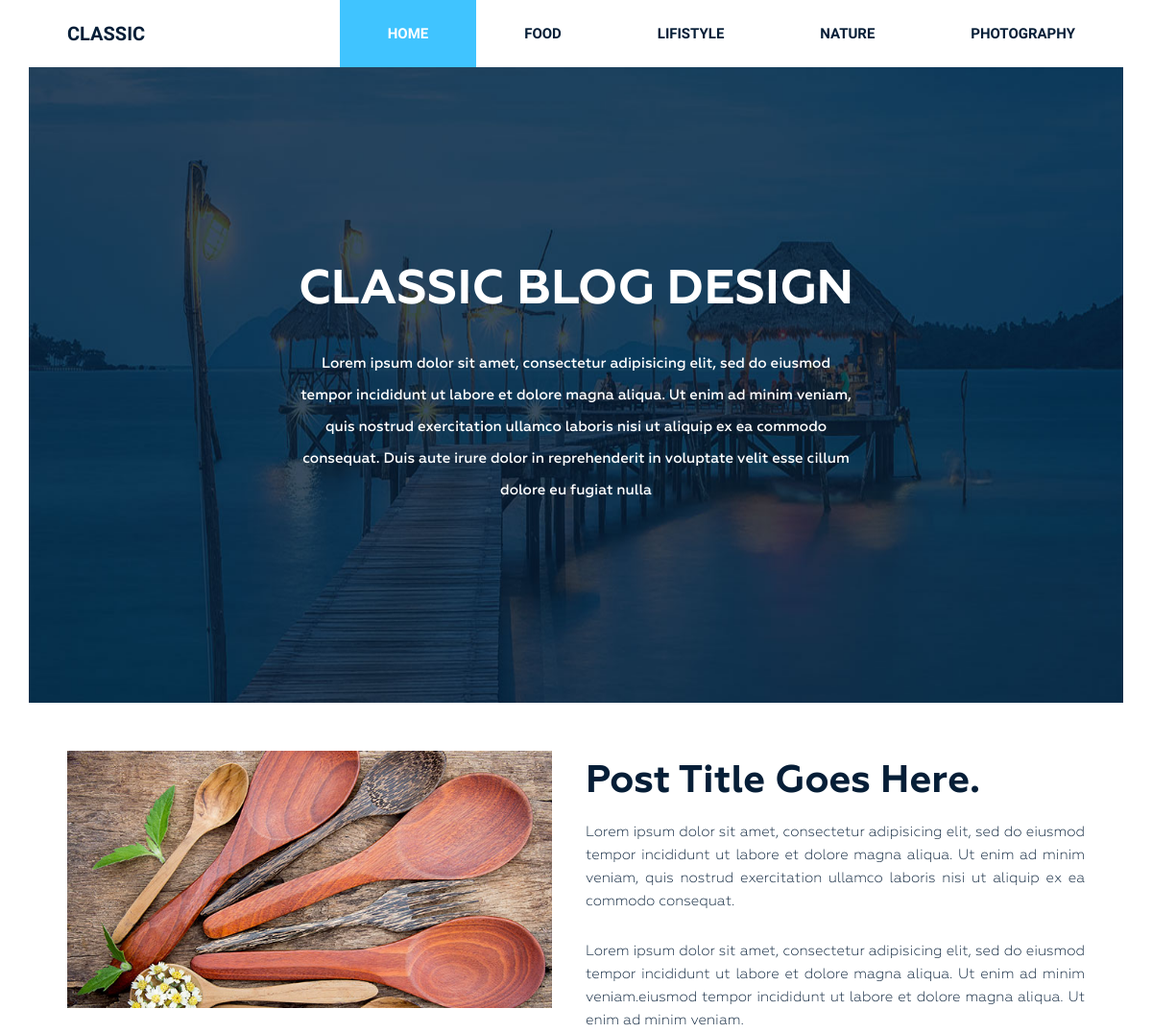
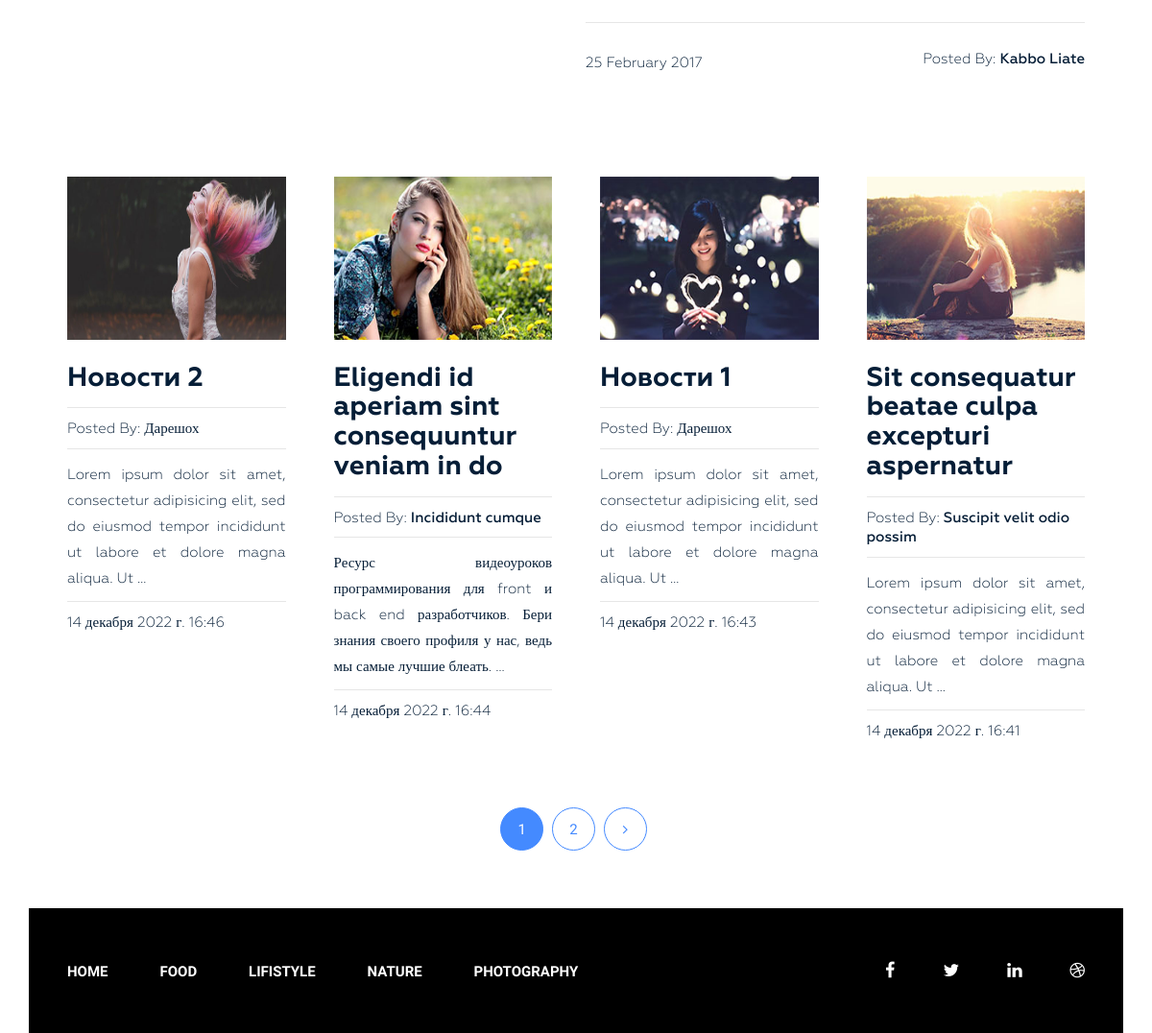
The page / on the database its author committed (2 pictures, top to bottom).
### blog/models.py (models this page shows, shortened)
class Category(models.Model):
    title = models.CharField(max_length=255)
    slug = models.SlugField(max_length=255, verbose_name='Url', unique=True)
    class Meta:
        ordering = ['title']
        verbose_name = 'Категория'
        verbose_name_plural = 'Категории'
    def get_absolute_url(self):
        return reverse('categories.show', kwargs={'slug': self.slug})

class Post(models.Model):
    title = models.CharField(max_length=255, verbose_name='Загаловка')
    slug = models.SlugField(max_length=255, verbose_name='Url', unique=True)
    author = models.CharField(max_length=100)
    content = models.TextField(blank=True, verbose_name='Описание')
    created_at = models.DateTimeField(auto_now_add=True, verbose_name='Опубликовано')
    photo = models.ImageField(upload_to='photos/%Y/%m/%d/', blank=True)
    views = models.IntegerField(default=0, verbose_name='Кол-во просмотров')
    category = models.ForeignKey(Category, on_delete=models.PROTECT, related_name='posts', verbose_name='Категория')
    tags = models.ManyToManyField(Tag, blank=True, related_name='posts', verbose_name='Теги')
    def get_absolute_url(self):
        return reverse('posts.show', kwargs={'slug': self.slug})
    class Meta:
        ordering = ['-created_at']
        verbose_name = 'Статья'
        verbose_name_plural = 'Статьи'

### blog/views.py (the view)
# urls.py: path('', HomeListView.as_view(), name='home'),
class HomeListView(ListView):
    model = Post
    template_name = 'blog/index.html'
    context_object_name = 'posts'
    paginate_by = 4
    allow_empty = False
    def get_context_data(self, **kwargs):
        context = super().get_context_data(**kwargs)
        context["title"] = 'Classic Blog Design'
        return context

### blog/templatetags/menu.py (called while the page is built)
@register.inclusion_tag('blog/munu_tpl.html')
def show_menu(menu_class = 'menu'):
    categories = Category.objects.all()
    return {"categories": categories, "menu_class": menu_class}

### blog/templates/blog/index.html (shortened to what this page needs)
{% extends 'base.html' %}
{% block content %} {% load static %}
<section class="bg-text-area">
  <div class="container">
    <div class="row">
      <div class="col-md-12">
        <div class="bg-text">
          <h3>Classic BLOG Design</h3>
          <p>
            Lorem ipsum dolor sit amet, consectetur adipisicing elit, sed do
            eiusmod tempor incididunt ut labore et dolore magna aliqua. Ut enim
            ad minim veniam, quis nostrud exercitation ullamco laboris nisi ut
            aliquip ex ea commodo consequat. Duis aute irure dolor in
            reprehenderit in voluptate velit esse cillum dolore eu fugiat nulla
          </p>
        </div>
      </div>
    </div>
  </div>
</section>
<section class="blog-post-area">
  <div class="container">
    <div class="row">
      <div class="blog-post-area-style">
        <div class="col-md-12">
          <div class="single-post-big">
            <div class="big-image">
              <img src="{% static 'img/post-image1.jpg' %}" alt="" />
            </div>
            <div class="big-text">
              <h3><a href="#">Post Title Goes Here.</a></h3>
              <p>
                Lorem ipsum dolor sit amet, consectetur adipisicing elit, sed do
                eiusmod tempor incididunt ut labore et dolore magna aliqua. Ut
                enim ad minim veniam, quis nostrud exercitation ullamco laboris
                nisi ut aliquip ex ea commodo consequat.
              </p>
              <p>
                Lorem ipsum dolor sit amet, consectetur adipisicing elit, sed do
                eiusmod tempor incididunt ut labore et dolore magna aliqua. Ut
                enim ad minim veniam.eiusmod tempor incididunt ut labore et
                dolore magna aliqua. Ut enim ad minim veniam.
              </p>
              <h4>
                <span class="date">25 February 2017</span
                ><span class="author"
                  >Posted By: <span class="author-name">Kabbo Liate</span></span
                >
              </h4>
            </div>
          </div>
        </div>
        {% for post in posts %}
        <div class="col-md-3">
          <div class="single-post">
            {% if post.photo %}
            <img src="{{ post.photo.url }}" alt="" height="170">
            {% else %}
              <img src="https://picsum.photos/200" alt="">
            {% endif %}
            <h3><a href="{{ post.get_absolute_url }}">{{ post.title|slice:"0:50" }}</a></h3>
            <h4>
              <span
                >Posted By: <span class="author-name">{{ post.author }}</span></span
              >
            </h4>
              {{ post.content|truncatewords_html:20|safe }}
            <h4><span>{{ post.created_at }}</span></h4>
          </div>
        </div>
        {% endfor %}
      </div>
    </div>
  </div>
 {% include 'inc/_pagination.html' %}
</section>
{% endblock %}

### blog/templates/blog/munu_tpl.html
<div class="{{ menu_class }}">
  <ul>
    <li>
      <a href="{% url 'home' %}">Home</a>
    </li>
    {% for item in categories %}
    <li>
      <a href="{{ item.get_absolute_url }}">{{ item.title }}</a>
    </li>
    {% endfor %}
  </ul>
</div>

### siteblog/static/style.css (style rules this page uses)
.wrapper header.header .menu { margin: 0 }
.wrapper header.header .menu ul { float: right; margin: 0; padding: 0; margin-right: 4px; }
.wrapper header.header .menu ul li { display: inline-block; list-style: outside none none; margin: 0 -4px 0 0; }
.wrapper header.header .menu ul li a { color: rgb(6, 30, 55); font-family: "Raleway", sans-serif; font-size: 15px; font-weight: 600; line-height: 70px; padding: 26px 50px; text-decoration: none; text-transform: uppercase; }
.wrapper header.header .menu ul li.active a { background: #40c4ff; color: #fff; }
.wrapper section.bg-text-area .bg-text { background-image: url(img/bg-iamges.jpg); background-size: 100% 100%; padding: 205px 280px; }
.wrapper section.bg-text-area .bg-text h3 { color: #fff; font-family: Geometria; font-size: 50px; font-weight: 700; text-align: center; text-transform: uppercase; margin: 0; }
.wrapper section.bg-text-area .bg-text p { color: #fff; font-family: Geometria; font-size: 15px; font-weight: 500; line-height: 33px; margin: 32px 0 0; text-align: center; }
section.blog-post-area { margin-top: 50px; }
section.blog-post-area .big-image { float: left; width: 50%; padding-right: 35px; }
section.blog-post-area .big-text { float: right; width: 50%; padding-right: 20px; }
section.blog-post-area img { width: 100%; }
section.blog-post-area .big-text h3 { margin: 10px 0 0; }
section.blog-post-area .big-text h3 a { font-family: Geometria; font-weight: 700; font-size: 40px; color: #061e37; text-decoration: none; }
section.blog-post-area .big-text p { color: #061e37; font-family: Geometria; font-size: 15px; font-weight: 400; line-height: 24px; padding-top: 18px; text-align: justify; text-decoration: none; }
section.blog-post-area .big-text h4 { margin-top: 25px; padding-top: 30px; position: relative; }
section.blog-post-area .big-text h4::before { background: #e6e6e6 none repeat scroll 0 0; content: ""; height: 1px; position: absolute; top: 0; width: 100%; }
section.blog-post-area .single-post { padding-right: 20px; margin: 100px 0px 0px; }
section.blog-post-area h4 span { font-family: Geometria; font-weight: 400; font-size: 15px; color: #061e37; text-decoration: none; }
section.blog-post-area .big-text h4 span.author { float: right }
section.blog-post-area h4 span.author-name { font-weight: 500; }
.blog-post-area .single-post h3 a { font-family: Geometria; font-size: 28px; font-weight: 700; text-decoration: none; color: #061e37; }
.blog-post-area .single-post p { color: #061e37; font-family: Geometria; font-size: 15px; font-weight: 400; line-height: 27px; padding-top: 14px; position: relative; text-align: justify; }
.blog-post-area .single-post h4 { margin-bottom: 12px; padding-top: 10px; position: relative; }
.blog-post-area .single-post h4::before { background: #e6e6e6 none repeat scroll 0 0; content: ""; height: 1px; position: absolute; top: 0; width: 100%; }
.blog-post-area .single-post p::before { background: #e6e6e6 none repeat scroll 0 0; content: ""; height: 1px; position: absolute; top: 0; width: 100%; }
.blog-post-area .single-post h3 { margin: 25px 0 15px; }
.blog-post-area .blog-post-area-style { margin: 0 20px 0 40px; }
.wrapper footer.footer .footer-menu { margin: 0 }
.wrapper footer.footer .footer-menu ul { line-height: 130px; margin: 0; padding: 0; }
.wrapper footer.footer .footer-menu ul li { display: inline; list-style: outside none none; margin: 0; padding: 30px 0px; }
.wrapper footer.footer .footer-menu ul li a { color: #fff; font-family: "Raleway", sans-serif; font-size: 15px; font-weight: 600; line-height: 70px; margin-left: 40px; padding: 26px 10px 26px 0; text-decoration: none; text-transform: uppercase; }

### rows shown on the page
Category: title "FOOD"
Category: title "LIFISTYLE"
Category: title "NATURE"
Category: title "PHOTOGRAPHY"
Post: photo (picture), title "Новости 2", author "Дарешох", content "Lorem ipsum dolor sit amet, consectetur adipisicing elit, sed do eiusmod tempor incididunt ut labore et dolore magna aliqua. Ut …", created_at "14 декабря 2022 г. 16:46"
Post: photo (picture), title "Eligendi id aperiam sint consequuntur veniam in do", author "Incididunt cumque", content "Ресурс видеоуроков программирования для front и back end разработчиков. Бери знания своего профиля у нас, ведь мы самые лучшие блеать. …", created_at "14 декабря 2022 г. 16:44"
Post: photo (picture), title "Новости 1", author "Дарешох", content "Lorem ipsum dolor sit amet, consectetur adipisicing elit, sed do eiusmod tempor incididunt ut labore et dolore magna aliqua. Ut …", created_at "14 декабря 2022 г. 16:43"
Post: photo (picture), title "Sit consequatur beatae culpa excepturi aspernatur", author "Suscipit velit odio possim", content "Lorem ipsum dolor sit amet, consectetur adipisicing elit, sed do eiusmod tempor incididunt ut labore et dolore magna aliqua. Ut …", created_at "14 декабря 2022 г. 16:41"

### other values the page prints
{{ p }} "1"
{{ p }} "2"
